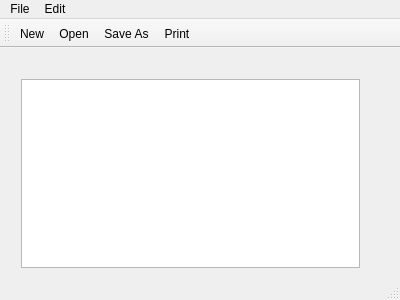
<?xml version="1.0" encoding="UTF-8"?>
<ui version="4.0">
 <class>MainWindow</class>
 <widget class="QMainWindow" name="MainWindow">
  <property name="geometry">
   <rect>
    <x>0</x>
    <y>0</y>
    <width>400</width>
    <height>300</height>
   </rect>
  </property>
  <property name="windowTitle">
   <string>NotepadQT</string>
  </property>
  <widget class="QWidget" name="centralWidget">
   <widget class="QWidget" name="verticalLayoutWidget">
    <property name="geometry">
     <rect>
      <x>10</x>
      <y>20</y>
      <width>361</width>
      <height>211</height>
     </rect>
    </property>
    <layout class="QVBoxLayout" name="verticalLayout">
     <item>
      <widget class="QTextEdit" name="textEdit"/>
     </item>
    </layout>
   </widget>
  </widget>
  <widget class="QMenuBar" name="menuBar">
   <property name="geometry">
    <rect>
     <x>0</x>
     <y>0</y>
     <width>400</width>
     <height>22</height>
    </rect>
   </property>
   <widget class="QMenu" name="menuFile">
    <property name="title">
     <string>File</string>
    </property>
    <addaction name="actionNew"/>
    <addaction name="actionOpen"/>
    <addaction name="actionSave_As"/>
    <addaction name="actionPrint"/>
    <addaction name="actionExit"/>
   </widget>
   <widget class="QMenu" name="menuEdit">
    <property name="title">
     <string>Edit</string>
    </property>
    <addaction name="actionCopy"/>
    <addaction name="actionCut"/>
    <addaction name="actionPaste"/>
    <addaction name="actionUndo"/>
    <addaction name="actionRedo"/>
   </widget>
   <addaction name="menuFile"/>
   <addaction name="menuEdit"/>
  </widget>
  <widget class="QToolBar" name="mainToolBar">
   <attribute name="toolBarArea">
    <enum>TopToolBarArea</enum>
   </attribute>
   <attribute name="toolBarBreak">
    <bool>false</bool>
   </attribute>
   <addaction name="actionNew"/>
   <addaction name="actionOpen"/>
   <addaction name="actionSave_As"/>
   <addaction name="actionPrint"/>
  </widget>
  <widget class="QStatusBar" name="statusBar"/>
  <action name="actionNew">
   <property name="icon">
    <iconset resource="resources.qrc">
     <normaloff>:/icons/icons/New_16x16.png</normaloff>
     <normalon>:/icons/icons/New_16x16.png</normalon>:/icons/icons/New_16x16.png</iconset>
   </property>
   <property name="text">
    <string>New</string>
   </property>
   <property name="shortcut">
    <string>Ctrl+N</string>
   </property>
  </action>
  <action name="actionOpen">
   <property name="icon">
    <iconset resource="resources.qrc">
     <normaloff>:/icons/icons/Open_16x16.png</normaloff>:/icons/icons/Open_16x16.png</iconset>
   </property>
   <property name="text">
    <string>Open</string>
   </property>
   <property name="shortcut">
    <string>Ctrl+O</string>
   </property>
  </action>
  <action name="actionSave_As">
   <property name="icon">
    <iconset resource="resources.qrc">
     <normaloff>:/icons/icons/Save_16x16.png</normaloff>:/icons/icons/Save_16x16.png</iconset>
   </property>
   <property name="text">
    <string>Save As</string>
   </property>
   <property name="shortcut">
    <string>Ctrl+S</string>
   </property>
  </action>
  <action name="actionPrint">
   <property name="icon">
    <iconset>
     <normalon>:/icons/icons/Print_16x16.png</normalon>
    </iconset>
   </property>
   <property name="text">
    <string>Print</string>
   </property>
   <property name="shortcut">
    <string>Ctrl+P</string>
   </property>
  </action>
  <action name="actionExit">
   <property name="icon">
    <iconset>
     <normalon>:/icons/icons/Log Out_16x16.png</normalon>
    </iconset>
   </property>
   <property name="text">
    <string>Exit</string>
   </property>
   <property name="shortcut">
    <string>Ctrl+Q</string>
   </property>
  </action>
  <action name="actionCopy">
   <property name="icon">
    <iconset>
     <normaloff>:/icons/Copy.bmp</normaloff>
     <normalon>:/icons/icons/Copy_16x16.png</normalon>:/icons/Copy.bmp</iconset>
   </property>
   <property name="text">
    <string>Copy</string>
   </property>
   <property name="shortcut">
    <string>Ctrl+C</string>
   </property>
  </action>
  <action name="actionCut">
   <property name="icon">
    <iconset>
     <normaloff>:/icons/Cut.bmp</normaloff>
     <normalon>:/icons/icons/Cut_16x16.png</normalon>:/icons/Cut.bmp</iconset>
   </property>
   <property name="text">
    <string>Cut</string>
   </property>
   <property name="shortcut">
    <string>Ctrl+X</string>
   </property>
  </action>
  <action name="actionPaste">
   <property name="icon">
    <iconset>
     <normaloff>:/icons/Paste.bmp</normaloff>
     <normalon>:/icons/icons/Paste_16x16.png</normalon>:/icons/Paste.bmp</iconset>
   </property>
   <property name="text">
    <string>Paste</string>
   </property>
   <property name="shortcut">
    <string>Ctrl+V</string>
   </property>
  </action>
  <action name="actionUndo">
   <property name="icon">
    <iconset>
     <normalon>:/icons/icons/Undo_16x16.png</normalon>
    </iconset>
   </property>
   <property name="text">
    <string>Undo</string>
   </property>
   <property name="shortcut">
    <string>Ctrl+Z</string>
   </property>
  </action>
  <action name="actionRedo">
   <property name="icon">
    <iconset>
     <normalon>:/icons/icons/Redo_16x16.png</normalon>
    </iconset>
   </property>
   <property name="text">
    <string>Redo</string>
   </property>
   <property name="shortcut">
    <string>Ctrl+Y</string>
   </property>
  </action>
 </widget>
 <layoutdefault spacing="6" margin="11"/>
 <resources>
  <include location="resources.qrc"/>
 </resources>
 <connections/>
</ui>
